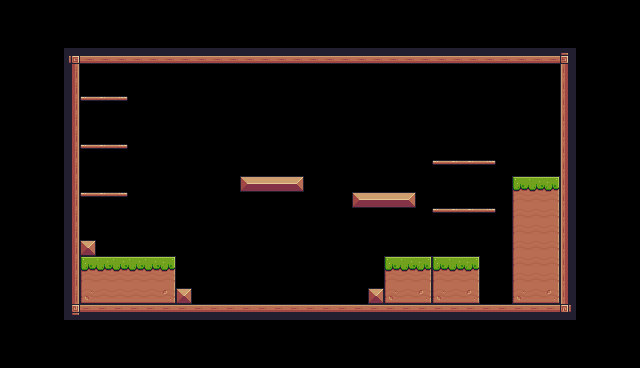

Rendered tile map (Tiled .tmx) drawn with the repository's tilesets; below, a short description and the full map source, tile grids included:
An orthogonal 40x23 tile map with 16x16 px tiles, 1 tile layer (Background) and 36 objects (13x Fruit, 5x Platform, 3x Saw, Player, Checkpoint, ...).

<map version="1.10" tiledversion="1.10.2" orientation="orthogonal" renderorder="right-down" width="40" height="23" tilewidth="16" tileheight="16" infinite="0" nextlayerid="6" nextobjectid="128">
 <tileset firstgid="1" source="Pixel Adventure.tsx" />
 <layer id="1" name="Background" width="40" height="23">
  <properties>
   <property name="BackgroundColor" value="Gray" />
  </properties>
  <data encoding="csv">
0,0,0,0,0,0,0,0,0,0,0,0,0,0,0,0,0,0,0,0,0,0,0,0,0,0,0,0,0,0,0,0,0,0,0,0,0,0,0,0,
0,0,0,0,0,0,0,0,0,0,0,0,0,0,0,0,0,0,0,0,0,0,0,0,0,0,0,0,0,0,0,0,0,0,0,0,0,0,0,0,
0,0,0,0,0,0,0,0,0,0,0,0,0,0,0,0,0,0,0,0,0,0,0,0,0,0,0,0,0,0,0,0,0,0,0,0,0,0,0,0,
0,0,0,0,92,134,134,134,134,134,134,134,134,134,134,134,134,134,134,134,134,134,134,134,134,134,134,134,134,134,134,134,134,134,134,93,0,0,0,0,
0,0,0,0,113,0,0,0,0,0,0,0,0,0,0,0,0,0,0,0,0,0,0,0,0,0,0,0,0,0,0,0,0,0,0,111,0,0,0,0,
0,0,0,0,113,0,0,0,0,0,0,0,0,0,0,0,0,0,0,0,0,0,0,0,0,0,0,0,0,0,0,0,0,0,0,111,0,0,0,0,
0,0,0,0,113,40,41,42,0,0,0,0,0,0,0,0,0,0,0,0,0,0,0,0,0,0,0,0,0,0,0,0,0,0,0,111,0,0,0,0,
0,0,0,0,113,0,0,0,0,0,0,0,0,0,0,0,0,0,0,0,0,0,0,0,0,0,0,0,0,0,0,0,0,0,0,111,0,0,0,0,
0,0,0,0,113,0,0,0,0,0,0,0,0,0,0,0,0,0,0,0,0,0,0,0,0,0,0,0,0,0,0,0,0,0,0,111,0,0,0,0,
0,0,0,0,113,40,41,42,0,0,0,0,0,0,0,0,0,0,0,0,0,0,0,0,0,0,0,0,0,0,0,0,0,0,0,111,0,0,0,0,
0,0,0,0,113,0,0,0,0,0,0,0,0,0,0,0,0,0,0,0,0,0,0,0,0,0,0,40,41,41,42,0,0,0,0,111,0,0,0,0,
0,0,0,0,113,0,0,0,0,0,0,0,0,0,0,13,14,14,15,0,0,0,0,0,0,0,0,0,0,0,0,0,7,8,9,111,0,0,0,0,
0,0,0,0,113,40,41,42,0,0,0,0,0,0,0,0,0,0,0,0,0,0,13,14,14,15,0,0,0,0,0,0,29,30,31,111,0,0,0,0,
0,0,0,0,113,0,0,0,0,0,0,0,0,0,0,0,0,0,0,0,0,0,0,0,0,0,0,40,41,41,42,0,29,30,31,111,0,0,0,0,
0,0,0,0,113,0,0,0,0,0,0,0,0,0,0,0,0,0,0,0,0,0,0,0,0,0,0,0,0,0,0,0,29,30,31,111,0,0,0,0,
0,0,0,0,113,35,0,0,0,0,0,0,0,0,0,0,0,0,0,0,0,0,0,0,0,0,0,0,0,0,0,0,29,30,31,111,0,0,0,0,
0,0,0,0,113,7,8,8,8,8,9,0,0,0,0,0,0,0,0,0,0,0,0,0,7,8,9,7,8,9,0,0,29,30,31,111,0,0,0,0,
0,0,0,0,113,29,30,30,30,30,31,0,0,0,0,0,0,0,0,0,0,0,0,0,29,30,31,29,30,31,0,0,29,30,31,111,0,0,0,0,
0,0,0,0,113,51,52,52,52,52,53,35,0,0,0,0,0,0,0,0,0,0,0,35,51,52,53,51,52,53,0,0,51,52,53,111,0,0,0,0,
0,0,0,0,114,90,90,90,90,90,90,90,90,90,90,90,90,90,90,90,90,90,90,90,90,90,90,90,90,90,90,90,90,90,90,115,0,0,0,0,
0,0,0,0,0,0,0,0,0,0,0,0,0,0,0,0,0,0,0,0,0,0,0,0,0,0,0,0,0,0,0,0,0,0,0,0,0,0,0,0,
0,0,0,0,0,0,0,0,0,0,0,0,0,0,0,0,0,0,0,0,0,0,0,0,0,0,0,0,0,0,0,0,0,0,0,0,0,0,0,0,
0,0,0,0,0,0,0,0,0,0,0,0,0,0,0,0,0,0,0,0,0,0,0,0,0,0,0,0,0,0,0,0,0,0,0,0,0,0,0,0
</data>
 </layer>
 <objectgroup id="2" name="SpawnPoints" opacity="0.73">
  <object id="35" name="Player" type="Player" x="128" y="224" width="32" height="32" />
  <object id="91" name="Bananas" type="Fruit" x="176" y="208" width="32" height="32" />
  <object id="94" name="Cherries" type="Fruit" x="240" y="144" width="32" height="32" />
  <object id="95" name="Apple" type="Fruit" x="96" y="112" width="32" height="32" />
  <object id="96" name="Cherries" type="Fruit" x="256" y="112" width="32" height="32" />
  <object id="97" name="Cherries" type="Fruit" x="272" y="144" width="32" height="32" />
  <object id="98" name="Bananas" type="Fruit" x="384" y="160" width="32" height="32" />
  <object id="99" name="Bananas" type="Fruit" x="352" y="160" width="32" height="32" />
  <object id="100" name="Bananas" type="Fruit" x="352" y="128" width="32" height="32" />
  <object id="101" name="Bananas" type="Fruit" x="384" y="128" width="32" height="32" />
  <object id="103" name="Kiwi" type="Fruit" x="464" y="128" width="32" height="32" />
  <object id="104" name="Apple" type="Fruit" x="432" y="128" width="32" height="32" />
  <object id="105" name="Kiwi" type="Fruit" x="448" y="176" width="32" height="32" />
  <object id="106" name="Orange" type="Fruit" x="96" y="160" width="32" height="32" />
  <object id="111" name="Saw" type="Saw" x="304" y="224" width="32" height="32">
   <properties>
    <property name="isVertical" type="bool" value="false" />
    <property name="offNegative" type="float" value="8" />
    <property name="offPositive" type="float" value="3" />
   </properties>
  </object>
  <object id="114" name="Saw" type="Saw" x="304" y="112" width="32" height="32">
   <properties>
    <property name="isVertical" type="bool" value="true" />
    <property name="offNegative" type="float" value="3" />
    <property name="offPositive" type="float" value="4" />
   </properties>
  </object>
  <object id="119" type="Checkpoint" x="496" y="112" width="64" height="64" />
  <object id="124" name="Saw" type="Saw" x="240" y="224" width="32" height="32">
   <properties>
    <property name="isVertical" type="bool" value="true" />
    <property name="offNegative" type="float" value="0" />
    <property name="offPositive" type="float" value="0" />
   </properties>
  </object>
  <object id="126" name="Chicken" type="Chicken" x="288" y="272" width="32" height="32">
   <properties>
    <property name="offNegative" type="float" value="7" />
    <property name="offPositive" type="float" value="4" />
   </properties>
  </object>
 </objectgroup>
 <objectgroup id="4" name="Collisions">
  <object id="56" x="64" y="48" width="16" height="272" />
  <object id="57" x="80" y="48" width="496" height="16" />
  <object id="58" x="560" y="48" width="16" height="272" />
  <object id="59" x="64" y="304" width="512" height="16" />
  <object id="61" x="80" y="240" width="16" height="16" />
  <object id="62" x="80" y="256" width="96" height="48" />
  <object id="63" x="384" y="256" width="96" height="48" />
  <object id="66" x="352" y="192" width="64" height="16" />
  <object id="67" x="240" y="176" width="64" height="16" />
  <object id="68" type="Platform" x="432" y="208" width="64" height="16" />
  <object id="77" type="Platform" x="432" y="160" width="64" height="16" />
  <object id="79" type="Platform" x="80" y="192" width="48" height="16" />
  <object id="80" type="Platform" x="80" y="144" width="48" height="16" />
  <object id="81" type="Platform" x="80" y="96" width="48" height="16" />
  <object id="117" x="512" y="176" width="48" height="128" />
  <object id="122" x="176" y="288" width="16" height="16" />
  <object id="123" x="368" y="288" width="16" height="16" />
 </objectgroup>
</map>
